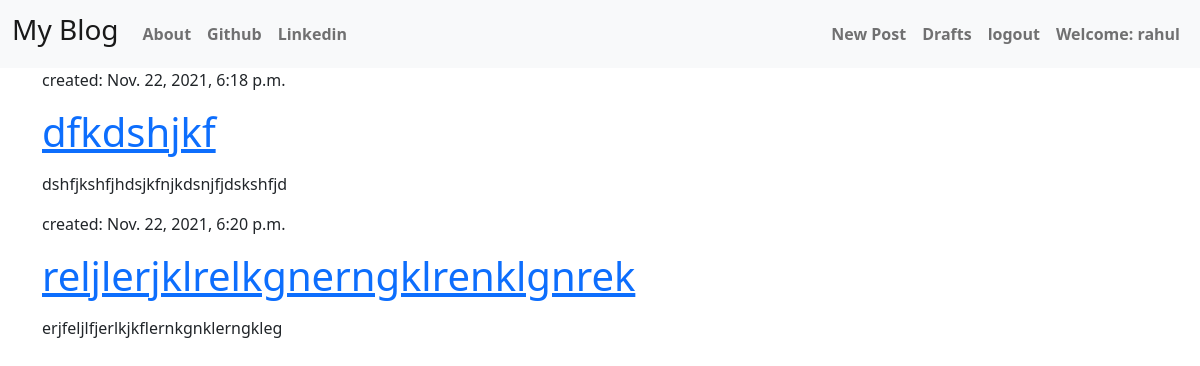
Page /drafts/ (signed in) on the committed database.
### blog/models.py (models this page shows, shortened)
class Post(models.Model):
    author = models.ForeignKey('auth.User', on_delete=models.CASCADE)
    title = models.CharField(max_length=200)
    text = models.TextField()
    create_date = models.DateTimeField(default=timezone.now)
    published_date = models.DateTimeField(blank=True,null=True)

### blog/views.py (the view)
# urls.py: path('drafts/',views.DraftListView.as_view(),name='post_draft_list'),
class DraftListView(LoginRequiredMixin, ListView):
    login_url = '/login/'
    redirect_field_name = 'blog/post_list.html'
    model = Post
    template_name = 'blog/post_draft_list.html'
    def get_queryset(self):
        return Post.objects.filter(published_date__isnull=True).order_by('create_date')

### blog/templates/blog/post_draft_list.html
{% extends 'blog/base.html' %}
{% block content %}
  {% for post in post_list %}
  <div class="post">
    <p class="date">created: {{ post.create_date }}</p>
    <h1><a href="{% url 'post_detail' pk=post.pk %}">{{ post.title }}</a></h1>
    <p>{{ post.text|safe }}</p>
  </div>
  {% endfor %}
{% endblock %}

### blog/templates/blog/base.html (shortened to what this page needs)
<!DOCTYPE html>
{% load static %}
<html lang="en" dir="ltr">
  <head>
    <link href="https://cdn.jsdelivr.net/npm/bootstrap@5.1.3/dist/css/bootstrap.min.css" rel="stylesheet">
    <link rel="stylesheet" href="//cdn.jsdelivr.net/npm/medium-editor@latest/dist/css/medium-editor.min.css" type="text/css" media="screen" charset="utf-8">
    <link rel="stylesheet" href="{% static 'css/blog.css' %}">
  </head>
  <body class="loader">
    <nav class="navbar navbar-expand-lg navbar-light bg-light">
  <div class="container-fluid">
    <a class="navbar-brand" href="{% url 'post_list' %}"><h3>My Blog</h3></a>
    <div class="collapse navbar-collapse" id="navbarNav">
      <ul class="navbar-nav">
        <li class="nav-item">
          <a class="nav-link" href="{% url 'about' %}"><b>About</b></a>
        </li>
        <li class="nav-item">
          <a class="nav-link" href="https://www.github.com"><b>Github</b></a>
        </li>
        <li class="nav-item">
          <a class="nav-link" href="https://www.linkedin.com"><b>Linkedin</b></a>
        </li>
      </ul>
        <ul class="navbar-nav ms-auto mb2 mb-lg-0">
          {% if user.is_authenticated %}
            <li class="nav-item">
                <a class="nav-link" href="{% url 'post_new' %}"> <b>New Post</b></a>
            </li>
            <li class="nav-item">
                <a class="nav-link" href="{% url 'post_draft_list' %}"><b>Drafts</b></a>
            </li>
            <li class="nav-item">
                <a class="nav-link" href="{% url 'logout' %}"><b>logout</b></a>
            </li>
            <li class="nav-item">
                <a class="nav-link"><b>Welcome: {{ user.username }}</b></a>
            </li>
          {% else %}
            <li> <a class="nav navbar-right" href="{% url 'login' %}"> <span class="glyphicon glyphicon-user" aria-hidden='true'></span> User</a> </li>
          {% endif %}
        </ul>
      </div>
    </nav>
    <div class="content container">
      <div class="row">
        <div class="col-md-8">
          <div class="blog_post">
            {% block content %}
            {% endblock %}
          </div>
        </div>
      </div>
    </div>
  </body>
</html>

### blog/static/css/blog.css (style rules this page uses)
.loader { filter:hue-rotate(0deg); color:linear-gradient(45deg,#0f8,#08f); animation:hue 10000ms infinite linear; }

### rows in the picture
Post: create_date "Nov. 22, 2021, 6:18 p.m.", title "dfkdshjkf", text "dshfjkshfjhdsjkfnjkdsnjfjdskshfjd"
Post: create_date "Nov. 22, 2021, 6:20 p.m.", title "reljlerjklrelkgnerngklrenklgnrek", text "erjfeljlfjerlkjkflernkgnklerngkleg"

### other values in the picture
{{ user.username }} "rahul"
